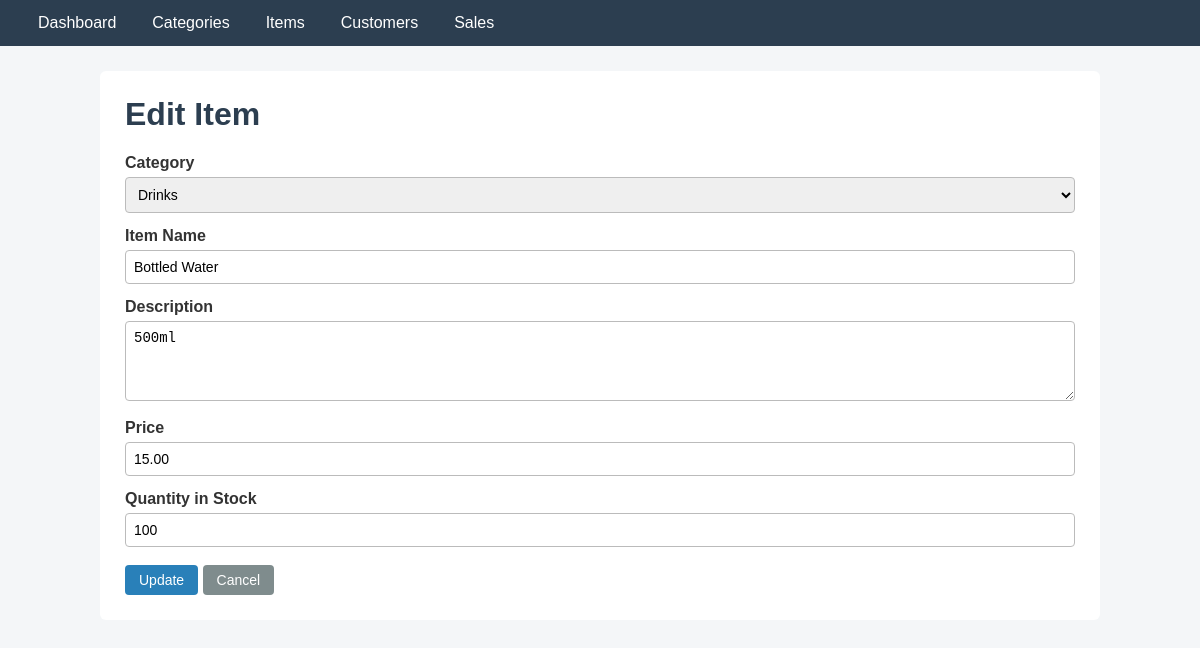
The page /edit_item.php?id=1 on the database its author committed.
### tables this page shows
CREATE TABLE items (
    item_id     INT AUTO_INCREMENT PRIMARY KEY,     
    category_id INT NOT NULL,                       
    item_name   VARCHAR(100) NOT NULL,              
    description TEXT,                               
    price       DECIMAL(10,2) NOT NULL,             
    quantity    INT NOT NULL DEFAULT 0,             

     
     
    FOREIGN KEY (category_id) REFERENCES categories(category_id)
        ON DELETE RESTRICT ON UPDATE CASCADE
);

CREATE TABLE categories (
    category_id   INT AUTO_INCREMENT PRIMARY KEY,   
    category_name VARCHAR(100) NOT NULL,            
    description   TEXT                              
);

### edit_item.php (the view, shortened to what this page needs)
<?php
require "db.php";
$id = (int)($_GET['id'] ?? $_POST['item_id'] ?? 0);
$stmt = $conn->prepare("SELECT * FROM items WHERE item_id = ?");
$stmt->bind_param("i", $id);
$stmt->execute();
$row = $stmt->get_result()->fetch_assoc();
$categories = $conn->query("SELECT category_id, category_name FROM categories ORDER BY category_name");
?>
<form method="post">
    <label>Category</label>
    <select name="category_id">
        <?php while ($c = $categories->fetch_assoc()) { ?>
            <option value="<?= $c['category_id'] ?>" <?= ($row['category_id'] == $c['category_id']) ? 'selected' : '' ?>>
                <?= h($c['category_name']) ?>
            </option>
        <?php } ?>
    </select>
    <label>Item Name</label>
    <input type="text" name="item_name" value="<?= h($row['item_name']) ?>">
    <label>Description</label>
    <textarea name="description"><?= h($row['description']) ?></textarea>
    <label>Price</label>
    <input type="number" step="0.01" min="0" name="price" value="<?= h($row['price']) ?>">
    <label>Quantity in Stock</label>
    <input type="number" min="0" name="quantity" value="<?= h($row['quantity']) ?>">
    <button class="btn btn-edit" type="submit">Update</button>
    <a class="btn btn-gray" href="items.php">Cancel</a>
</form>

### style.css (style rules this page uses)
body { font-family: Arial, sans-serif; background: #f4f6f8; margin: 0; color: #333; }
.btn { display: inline-block; padding: 7px 14px; color: #fff; text-decoration: none; border: none; border-radius: 4px; font-size: 14px; cursor: pointer; }
.btn-edit { background: #2980b9; }
.btn-gray { background: #7f8c8d; }
label { display: block; margin-top: 14px; font-weight: bold; }
input, select, textarea { width: 100%; padding: 8px; margin-top: 5px; box-sizing: border-box; border: 1px solid #bbb; border-radius: 4px; font-size: 14px; }
textarea { height: 80px; }
form .btn { margin-top: 18px; }

### rows shown on the page
items: category_id "Drinks", item_name "Bottled Water", description "500ml", price "15.00", quantity "100"

### other values the page prints
$label "Dashboard"
$label "Categories"
$label "Items"
$label "Customers"
$label "Sales"
$title "Edit Item"
